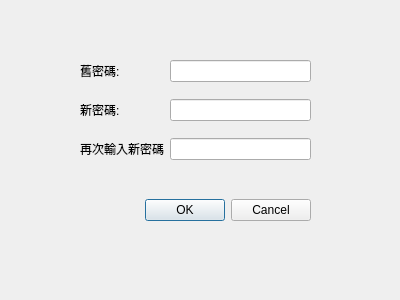
<?xml version="1.0" encoding="UTF-8"?>
<ui version="4.0">
 <class>passwd_modify</class>
 <widget class="QWidget" name="passwd_modify">
  <property name="geometry">
   <rect>
    <x>0</x>
    <y>0</y>
    <width>400</width>
    <height>300</height>
   </rect>
  </property>
  <property name="windowTitle">
   <string>Form</string>
  </property>
  <widget class="QWidget" name="verticalWidget" native="true">
   <property name="geometry">
    <rect>
     <x>80</x>
     <y>60</y>
     <width>231</width>
     <height>161</height>
    </rect>
   </property>
   <layout class="QVBoxLayout" name="verticalLayout">
    <item>
     <layout class="QGridLayout" name="gridLayout">
      <property name="verticalSpacing">
       <number>17</number>
      </property>
      <item row="0" column="0">
       <widget class="QLabel" name="label">
        <property name="text">
         <string>舊密碼:</string>
        </property>
       </widget>
      </item>
      <item row="0" column="1">
       <widget class="QLineEdit" name="old_passwd">
        <property name="echoMode">
         <enum>QLineEdit::Password</enum>
        </property>
       </widget>
      </item>
      <item row="1" column="1">
       <widget class="QLineEdit" name="new_passwd">
        <property name="echoMode">
         <enum>QLineEdit::Password</enum>
        </property>
       </widget>
      </item>
      <item row="1" column="0">
       <widget class="QLabel" name="label_2">
        <property name="text">
         <string>新密碼:</string>
        </property>
       </widget>
      </item>
      <item row="2" column="0">
       <widget class="QLabel" name="label_3">
        <property name="text">
         <string>再次輸入新密碼</string>
        </property>
       </widget>
      </item>
      <item row="2" column="1">
       <widget class="QLineEdit" name="new_passwd2">
        <property name="echoMode">
         <enum>QLineEdit::Password</enum>
        </property>
       </widget>
      </item>
     </layout>
    </item>
    <item>
     <spacer name="verticalSpacer">
      <property name="orientation">
       <enum>Qt::Vertical</enum>
      </property>
      <property name="sizeHint" stdset="0">
       <size>
        <width>20</width>
        <height>40</height>
       </size>
      </property>
     </spacer>
    </item>
    <item>
     <widget class="QDialogButtonBox" name="buttonBox">
      <property name="standardButtons">
       <set>QDialogButtonBox::Cancel|QDialogButtonBox::Ok</set>
      </property>
     </widget>
    </item>
   </layout>
  </widget>
 </widget>
 <resources/>
 <connections/>
</ui>
